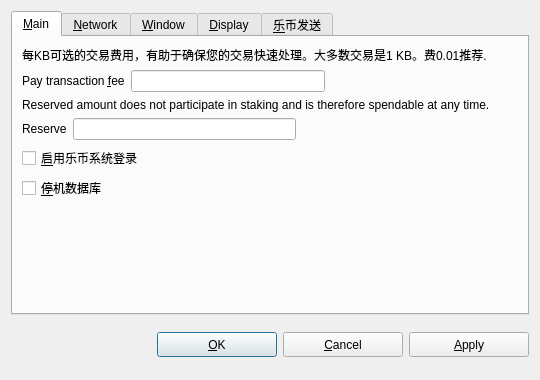
<?xml version="1.0" encoding="UTF-8"?>
<ui version="4.0">
 <class>OptionsDialog</class>
 <widget class="QDialog" name="OptionsDialog">
  <property name="geometry">
   <rect>
    <x>0</x>
    <y>0</y>
    <width>540</width>
    <height>380</height>
   </rect>
  </property>
  <property name="windowTitle">
   <string>Options</string>
  </property>
  <property name="modal">
   <bool>true</bool>
  </property>
  <layout class="QVBoxLayout" name="verticalLayout">
   <item>
    <widget class="QTabWidget" name="veriSendOptions">
     <property name="tabPosition">
      <enum>QTabWidget::North</enum>
     </property>
     <property name="currentIndex">
      <number>0</number>
     </property>
     <widget class="QWidget" name="tabMain">
      <attribute name="title">
       <string>&amp;Main</string>
      </attribute>
      <layout class="QVBoxLayout" name="verticalLayout_Main">
       <item>
        <widget class="QLabel" name="transactionFeeInfoLabel">
         <property name="text">
          <string>每KB可选的交易费用，有助于确保您的交易快速处理。大多数交易是1 KB。费0.01推荐.</string>
         </property>
         <property name="textFormat">
          <enum>Qt::PlainText</enum>
         </property>
         <property name="wordWrap">
          <bool>true</bool>
         </property>
        </widget>
       </item>
       <item>
        <layout class="QHBoxLayout" name="horizontalLayoutFee">
         <item>
          <widget class="QLabel" name="transactionFeeLabel">
           <property name="text">
            <string>Pay transaction &amp;fee</string>
           </property>
           <property name="textFormat">
            <enum>Qt::PlainText</enum>
           </property>
           <property name="buddy">
            <cstring>transactionFee</cstring>
           </property>
          </widget>
         </item>
         <item>
          <widget class="BitcoinAmountField" name="transactionFee"/>
         </item>
         <item>
          <spacer name="horizontalSpacerFee">
           <property name="orientation">
            <enum>Qt::Horizontal</enum>
           </property>
           <property name="sizeHint" stdset="0">
            <size>
             <width>40</width>
             <height>20</height>
            </size>
           </property>
          </spacer>
         </item>
        </layout>
       </item>
       <item>
        <widget class="QLabel" name="reserveBalanceInfoLabel">
         <property name="text">
          <string>Reserved amount does not participate in staking and is therefore spendable at any time.</string>
         </property>
         <property name="textFormat">
          <enum>Qt::PlainText</enum>
         </property>
         <property name="wordWrap">
          <bool>true</bool>
         </property>
        </widget>
       </item>
       <item>
        <layout class="QHBoxLayout" name="horizontalLayoutReserveBalance">
         <item>
          <widget class="QLabel" name="reserveBalanceLabel">
           <property name="text">
            <string>Reserve</string>
           </property>
           <property name="textFormat">
            <enum>Qt::PlainText</enum>
           </property>
           <property name="buddy">
            <cstring>reserveBalance</cstring>
           </property>
          </widget>
         </item>
         <item>
          <widget class="BitcoinAmountField" name="reserveBalance"/>
         </item>
         <item>
          <spacer name="horizontalSpacerReserveBalance">
           <property name="orientation">
            <enum>Qt::Horizontal</enum>
           </property>
           <property name="sizeHint" stdset="0">
            <size>
             <width>40</width>
             <height>20</height>
            </size>
           </property>
          </spacer>
         </item>
        </layout>
       </item>
       <item>
        <widget class="QCheckBox" name="bitcoinAtStartup">
         <property name="toolTip">
          <string>Automatically 启用乐币系统登录.</string>
         </property>
         <property name="text">
          <string>&amp;启用乐币系统登录</string>
         </property>
        </widget>
       </item>
       <item>
        <widget class="QCheckBox" name="detachDatabases">
         <property name="toolTip">
          <string>Detach block and address databases at shutdown. This means they can be moved to another data directory, but it slows down shutdown. The wallet is always detached.</string>
         </property>
         <property name="text">
          <string>&amp;停机数据库</string>
         </property>
        </widget>
       </item>
       <item>
        <spacer name="verticalSpacer_Main">
         <property name="orientation">
          <enum>Qt::Vertical</enum>
         </property>
         <property name="sizeHint" stdset="0">
          <size>
           <width>20</width>
           <height>40</height>
          </size>
         </property>
        </spacer>
       </item>
      </layout>
     </widget>
     <widget class="QWidget" name="tabNetwork">
      <attribute name="title">
       <string>&amp;Network</string>
      </attribute>
      <layout class="QVBoxLayout" name="verticalLayout_Network">
       <item>
        <widget class="QCheckBox" name="mapPortUpnp">
         <property name="toolTip">
          <string>Automatically open the LeCoin client port on the router. This only works when your router supports UPnP and it is enabled.</string>
         </property>
         <property name="text">
          <string>Map port using &amp;UPnP</string>
         </property>
        </widget>
       </item>
       <item>
        <widget class="QCheckBox" name="connectSocks">
         <property name="toolTip">
          <string>Connect to the LeCoin network through a SOCKS proxy (e.g. when connecting through Tor).</string>
         </property>
         <property name="text">
          <string>&amp;Connect through SOCKS proxy:</string>
         </property>
        </widget>
       </item>
       <item>
        <layout class="QHBoxLayout" name="horizontalLayout_Network">
         <item>
          <widget class="QLabel" name="proxyIpLabel">
           <property name="text">
            <string>Proxy &amp;IP:</string>
           </property>
           <property name="textFormat">
            <enum>Qt::PlainText</enum>
           </property>
           <property name="buddy">
            <cstring>proxyIp</cstring>
           </property>
          </widget>
         </item>
         <item>
          <widget class="QValidatedLineEdit" name="proxyIp">
           <property name="maximumSize">
            <size>
             <width>140</width>
             <height>16777215</height>
            </size>
           </property>
           <property name="toolTip">
            <string>IP address of the proxy (e.g. 127.0.0.1)</string>
           </property>
          </widget>
         </item>
         <item>
          <widget class="QLabel" name="proxyPortLabel">
           <property name="text">
            <string>&amp;Port:</string>
           </property>
           <property name="textFormat">
            <enum>Qt::PlainText</enum>
           </property>
           <property name="buddy">
            <cstring>proxyPort</cstring>
           </property>
          </widget>
         </item>
         <item>
          <widget class="QLineEdit" name="proxyPort">
           <property name="maximumSize">
            <size>
             <width>55</width>
             <height>16777215</height>
            </size>
           </property>
           <property name="toolTip">
            <string>Port of the proxy (e.g. 9050)</string>
           </property>
          </widget>
         </item>
         <item>
          <widget class="QLabel" name="socksVersionLabel">
           <property name="text">
            <string>SOCKS &amp;Version:</string>
           </property>
           <property name="textFormat">
            <enum>Qt::PlainText</enum>
           </property>
           <property name="buddy">
            <cstring>socksVersion</cstring>
           </property>
          </widget>
         </item>
         <item>
          <widget class="QValueComboBox" name="socksVersion">
           <property name="toolTip">
            <string>SOCKS version of the proxy (e.g. 5)</string>
           </property>
          </widget>
         </item>
         <item>
          <spacer name="horizontalSpacer_Network">
           <property name="orientation">
            <enum>Qt::Horizontal</enum>
           </property>
           <property name="sizeHint" stdset="0">
            <size>
             <width>40</width>
             <height>20</height>
            </size>
           </property>
          </spacer>
         </item>
        </layout>
       </item>
       <item>
        <spacer name="verticalSpacer_Network">
         <property name="orientation">
          <enum>Qt::Vertical</enum>
         </property>
         <property name="sizeHint" stdset="0">
          <size>
           <width>20</width>
           <height>40</height>
          </size>
         </property>
        </spacer>
       </item>
      </layout>
     </widget>
     <widget class="QWidget" name="tabWindow">
      <attribute name="title">
       <string>&amp;Window</string>
      </attribute>
      <layout class="QVBoxLayout" name="verticalLayout_Window">
       <item>
        <widget class="QCheckBox" name="minimizeToTray">
         <property name="toolTip">
          <string>Show only a tray icon after minimizing the window.</string>
         </property>
         <property name="text">
          <string>&amp;Minimize to the tray instead of the taskbar</string>
         </property>
        </widget>
       </item>
       <item>
        <widget class="QCheckBox" name="minimizeOnClose">
         <property name="toolTip">
          <string>Minimize instead of exit the application when the window is closed. When this option is enabled, the application will be closed only after selecting Quit in the menu.</string>
         </property>
         <property name="text">
          <string>M&amp;inimize on close</string>
         </property>
        </widget>
       </item>
       <item>
        <spacer name="verticalSpacer_Window">
         <property name="orientation">
          <enum>Qt::Vertical</enum>
         </property>
         <property name="sizeHint" stdset="0">
          <size>
           <width>20</width>
           <height>40</height>
          </size>
         </property>
        </spacer>
       </item>
      </layout>
     </widget>
     <widget class="QWidget" name="tabDisplay">
      <attribute name="title">
       <string>&amp;Display</string>
      </attribute>
      <layout class="QVBoxLayout" name="verticalLayout_Display">
       <item>
        <layout class="QHBoxLayout" name="horizontalLayout_1_Display">
         <item>
          <widget class="QLabel" name="langLabel">
           <property name="text">
            <string>User Interface &amp;language:</string>
           </property>
           <property name="textFormat">
            <enum>Qt::PlainText</enum>
           </property>
           <property name="buddy">
            <cstring>lang</cstring>
           </property>
          </widget>
         </item>
         <item>
          <widget class="QValueComboBox" name="lang">
           <property name="toolTip">
            <string>The user interface language can be set here. This setting will take effect after restarting LeCoin.</string>
           </property>
          </widget>
         </item>
        </layout>
       </item>
       <item>
        <layout class="QHBoxLayout" name="horizontalLayout_2_Display">
         <item>
          <widget class="QLabel" name="unitLabel">
           <property name="text">
            <string>&amp;Unit to show amounts in:</string>
           </property>
           <property name="textFormat">
            <enum>Qt::PlainText</enum>
           </property>
           <property name="buddy">
            <cstring>unit</cstring>
           </property>
          </widget>
         </item>
         <item>
          <widget class="QValueComboBox" name="unit">
           <property name="toolTip">
            <string>Choose the default subdivision unit to show in the interface and when sending coins.</string>
           </property>
          </widget>
         </item>
        </layout>
       </item>
       <item>
        <layout class="QHBoxLayout" name="horizontalLayout">
         <property name="leftMargin">
          <number>0</number>
         </property>
         <property name="topMargin">
          <number>0</number>
         </property>
         <property name="rightMargin">
          <number>2</number>
         </property>
         <property name="bottomMargin">
          <number>0</number>
         </property>
         <item>
          <widget class="QLabel" name="decimalLabel">
           <property name="sizePolicy">
            <sizepolicy hsizetype="Minimum" vsizetype="Fixed">
             <horstretch>0</horstretch>
             <verstretch>0</verstretch>
            </sizepolicy>
           </property>
           <property name="minimumSize">
            <size>
             <width>0</width>
             <height>0</height>
            </size>
           </property>
           <property name="maximumSize">
            <size>
             <width>16777215</width>
             <height>16777215</height>
            </size>
           </property>
           <property name="baseSize">
            <size>
             <width>0</width>
             <height>0</height>
            </size>
           </property>
           <property name="layoutDirection">
            <enum>Qt::LeftToRight</enum>
           </property>
           <property name="text">
            <string> 选择你喜欢多少个小数位显示:</string>
           </property>
          </widget>
         </item>
         <item>
          <widget class="QSpinBox" name="decimalPoints">
           <property name="sizePolicy">
            <sizepolicy hsizetype="Fixed" vsizetype="Fixed">
             <horstretch>0</horstretch>
             <verstretch>0</verstretch>
            </sizepolicy>
           </property>
           <property name="minimumSize">
            <size>
             <width>0</width>
             <height>28</height>
            </size>
           </property>
           <property name="maximumSize">
            <size>
             <width>16777215</width>
             <height>16777215</height>
            </size>
           </property>
           <property name="toolTip">
            <string>&lt;html&gt;&lt;head/&gt;&lt;body&gt;&lt;p&gt;How many decimal places to display. Depending on the unit of currency, you may see fewer decimal places.&lt;/p&gt;&lt;/body&gt;&lt;/html&gt;</string>
           </property>
           <property name="layoutDirection">
            <enum>Qt::LeftToRight</enum>
           </property>
           <property name="alignment">
            <set>Qt::AlignRight|Qt::AlignTrailing|Qt::AlignVCenter</set>
           </property>
           <property name="maximum">
            <number>8</number>
           </property>
           <property name="value">
            <number>8</number>
           </property>
          </widget>
         </item>
        </layout>
       </item>
       <item>
        <widget class="QCheckBox" name="displayAddresses">
         <property name="toolTip">
          <string>Whether to show LeCoin addresses in the transaction list or not.</string>
         </property>
         <property name="text">
          <string>&amp;Display addresses in transaction list</string>
         </property>
        </widget>
       </item>
       <item>
        <widget class="QCheckBox" name="coinControlFeatures">
         <property name="toolTip">
          <string>Whether to show coin control features or not.</string>
         </property>
         <property name="text">
          <string>显示硬币与控制功能（仅限高手！）</string>
         </property>
        </widget>
       </item>
       <item>
        <widget class="QCheckBox" name="hideAmounts">
         <property name="text">
          <string>隐藏隐私金额（***。**）</string>
         </property>
        </widget>
       </item>
       <item>
        <spacer name="verticalSpacer_Display">
         <property name="orientation">
          <enum>Qt::Vertical</enum>
         </property>
         <property name="sizeHint" stdset="0">
          <size>
           <width>20</width>
           <height>40</height>
          </size>
         </property>
        </spacer>
       </item>
      </layout>
     </widget>
     <widget class="QWidget" name="tab">
      <attribute name="title">
       <string>&amp;乐币发送</string>
      </attribute>
      <widget class="QSpinBox" name="veriSendMixNumber">
       <property name="geometry">
        <rect>
         <x>10</x>
         <y>90</y>
         <width>48</width>
         <height>27</height>
        </rect>
       </property>
       <property name="minimum">
        <number>1</number>
       </property>
       <property name="maximum">
        <number>15</number>
       </property>
       <property name="value">
        <number>1</number>
       </property>
      </widget>
      <widget class="QLabel" name="veriSendMixLabel">
       <property name="geometry">
        <rect>
         <x>10</x>
         <y>70</y>
         <width>141</width>
         <height>17</height>
        </rect>
       </property>
       <property name="text">
        <string>乐币混合周期:</string>
       </property>
      </widget>
      <widget class="QLabel" name="veriSendIPLabel">
       <property name="geometry">
        <rect>
         <x>10</x>
         <y>10</y>
         <width>471</width>
         <height>17</height>
        </rect>
       </property>
       <property name="text">
        <string>乐币进入环节点的IP地址（乐币循环节点是默认值）:</string>
       </property>
      </widget>
      <widget class="QLineEdit" name="veriSendIP">
       <property name="geometry">
        <rect>
         <x>10</x>
         <y>30</y>
         <width>251</width>
         <height>27</height>
        </rect>
       </property>
      </widget>
     </widget>
    </widget>
   </item>
   <item>
    <layout class="QHBoxLayout" name="horizontalLayout_Buttons">
     <item>
      <spacer name="horizontalSpacer_1">
       <property name="orientation">
        <enum>Qt::Horizontal</enum>
       </property>
       <property name="sizeHint" stdset="0">
        <size>
         <width>40</width>
         <height>48</height>
        </size>
       </property>
      </spacer>
     </item>
     <item>
      <widget class="QLabel" name="statusLabel">
       <property name="text">
        <string/>
       </property>
       <property name="textFormat">
        <enum>Qt::PlainText</enum>
       </property>
       <property name="wordWrap">
        <bool>true</bool>
       </property>
      </widget>
     </item>
     <item>
      <spacer name="horizontalSpacer_2">
       <property name="orientation">
        <enum>Qt::Horizontal</enum>
       </property>
       <property name="sizeHint" stdset="0">
        <size>
         <width>40</width>
         <height>48</height>
        </size>
       </property>
      </spacer>
     </item>
     <item>
      <widget class="QPushButton" name="okButton">
       <property name="minimumSize">
        <size>
         <width>120</width>
         <height>25</height>
        </size>
       </property>
       <property name="text">
        <string>&amp;OK</string>
       </property>
      </widget>
     </item>
     <item>
      <widget class="QPushButton" name="cancelButton">
       <property name="minimumSize">
        <size>
         <width>120</width>
         <height>25</height>
        </size>
       </property>
       <property name="text">
        <string>&amp;Cancel</string>
       </property>
       <property name="autoDefault">
        <bool>false</bool>
       </property>
      </widget>
     </item>
     <item>
      <widget class="QPushButton" name="applyButton">
       <property name="minimumSize">
        <size>
         <width>120</width>
         <height>25</height>
        </size>
       </property>
       <property name="text">
        <string>&amp;Apply</string>
       </property>
       <property name="autoDefault">
        <bool>false</bool>
       </property>
      </widget>
     </item>
    </layout>
   </item>
  </layout>
 </widget>
 <customwidgets>
  <customwidget>
   <class>QValidatedLineEdit</class>
   <extends>QLineEdit</extends>
   <header>qvalidatedlineedit.h</header>
  </customwidget>
  <customwidget>
   <class>BitcoinAmountField</class>
   <extends>QLineEdit</extends>
   <header>bitcoinamountfield.h</header>
   <container>1</container>
  </customwidget>
  <customwidget>
   <class>QValueComboBox</class>
   <extends>QComboBox</extends>
   <header>qvaluecombobox.h</header>
  </customwidget>
 </customwidgets>
 <resources/>
 <connections/>
</ui>
